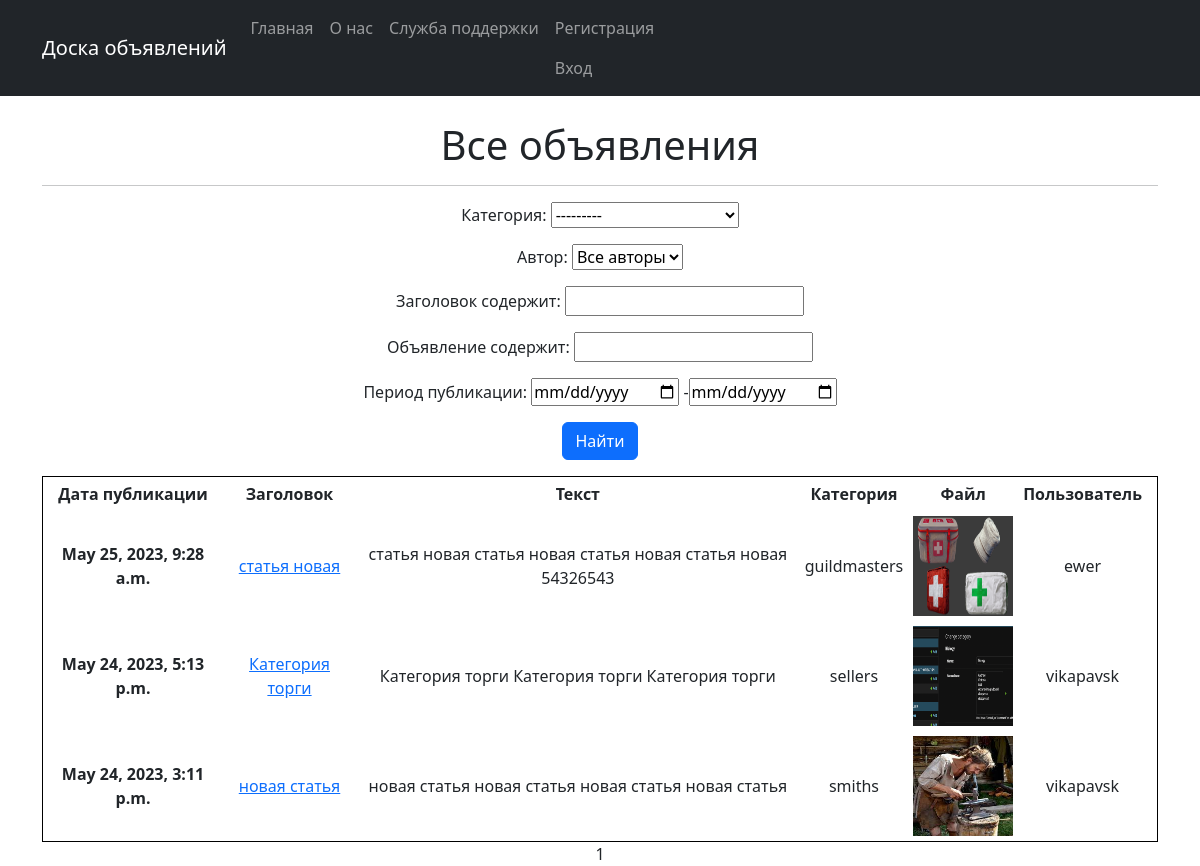
The page / on the database its author committed.
### advertisement/models.py (models this page shows, shortened)
class Article(models.Model):
    TYPE = (
        ('tanks', 'Танки'),
        ('heals', 'Хилы'),
        ('dd', 'ДД'),
        ('sellers', 'Торговцы'),
        ('guildmasters', 'Гилдмастеры'),
        ('questgivers', 'Квестгиверы'),
        ('smiths', 'Кузнецы'),
        ('tanners', 'Кожевники'),
        ('potions', 'Зельевары'),
        ('spellmasters', 'Мастера заклинаний'),
    )
    author = models.ForeignKey(User, on_delete=models.CASCADE)
    author_id = author.primary_key
    title = models.CharField(max_length=64)
    text = models.TextField()
    publication_date = models.DateTimeField(auto_now_add=True)
    category = models.CharField(max_length=12, choices=TYPE, default='tanks', verbose_name='категория')
    upload = models.FileField(upload_to='uploads/')

### advertisement/views.py (the view, shortened to what this page needs)
# urls.py: path('', ArticlesList.as_view(), name='articles_list'),
class ArticlesList(ListView):
    model = Article
    ordering = '-publication_date'
    template_name = 'articles.html'
    context_object_name = 'articles'
    paginate_by = 5
    def get_queryset(self):
        queryset = super().get_queryset()
        self.filterset = ArticleFilter(self.request.GET, queryset)
        return self.filterset.qs
    def get_context_data(self, **kwargs):
        context = super().get_context_data(**kwargs)
        context['filterset'] = self.filterset
        return context

### templates/articles.html (shortened to what this page needs)
{% extends 'flatpages/default.html' %}
{% block content %}
<h1 style="text-align: center;margin-top: 25px;">Все объявления</h1>
<hr>
<form style="text-align: middle;" action="" method="get">
    {{ filterset.form.as_p }}
    <input class="btn btn-primary" type="submit" value="Найти">
</form>
   {% if articles %}
       <table border="1" cellpadding="5" style="border-collapse: collapse; border: 1px solid black;">
           <tr>
               <th>
                   Дата публикации
               </th>
               <th>
                   Заголовок
               </th>
               <th>
                   Текст
               </th>
               <th>
                   Категория
               </th>
               <th>
                   Файл
               </th>
               <th>
                   Пользователь
               </th>
               <th>
               </th>
           </tr>
           {% for article in articles %}
           <tr>
               <th>
                   {{ article.publication_date }}
               </th>
               <td>
                   <a href="{% url 'article_detail' article.id %}">{{ article.title }}</a>
               </td>
               <td>
                   {{ article.text }}
               </td>
               <td>
                   {{ article.category }}
               </td>
               <td>
                   <img src="{{ article.upload.url }}" width="100" height="100">
               </td>
               <td>
                   {{ article.author }}
               </td>
               <td>
               </td>
           </tr>
           {% endfor %}
       </table>
   {% else %}
       <h2>Объявлений нет!</h2>
   {% endif %}
   {{ page_obj.number }}
{% endblock content %}

### templates/flatpages/default.html (shortened to what this page needs)
{% load static %}
<!DOCTYPE html>
<html lang="en">
    <head>
        <link href="{% static 'css/styles.css' %}" rel="stylesheet" />
    </head>
    <body>
        <nav class="navbar navbar-expand-lg navbar-dark bg-dark static-top">
            <div class="container">
                <a class="navbar-brand" href="/articles">Доска объявлений</a>
                <div class="collapse navbar-collapse" id="navbarResponsive">
                    <ul class="navbar-nav ml-auto">
                        <li class="nav-item active">
                            <a class="nav-link" href="{% url 'articles_list' %}">Главная</a>
                        </li>
                        <li class="nav-item">
                            <a class="nav-link" href="/about/">О нас</a>
                        </li>
                        <li class="nav-item">
                            <a class="nav-link" href="/contacts/">Служба поддержки</a>
                        </li>
                        <li class="nav-item">
                            {% if user.is_authenticated %}
                            <a class="nav-link" href="/logout/">Выход</a>
                            {% else %}
                            <a class="nav-link" href="{% url 'signup' %}">Регистрация</a>
                            <a class="nav-link" href="{% url 'login' %}">Вход</a>
                            {% endif %}
                        </li>
                    </ul>
                </div>
            </div>
        </nav>
        <div class="container">
            <div class="row">
                <div class="col-lg-12 text-center">
                    {% block content %}{% endblock content %}
                </div>
            </div>
        </div>
    </body>
</html>

### rows shown on the page
Article: publication_date "May 25, 2023, 9:28 a.m.", title "статья новая", text "статья новая статья новая статья новая статья новая 54326543", category "guildmasters", upload (picture), author "ewer"
Article: publication_date "May 24, 2023, 5:13 p.m.", title "Категория торги", text "Категория торги Категория торги Категория торги", category "sellers", upload (picture), author "vikapavsk"
Article: publication_date "May 24, 2023, 3:11 p.m.", title "новая статья", text "новая статья новая статья новая статья новая статья", category "smiths", upload (picture), author "vikapavsk"

### other values the page prints
{{ page_obj.number }} "1"
